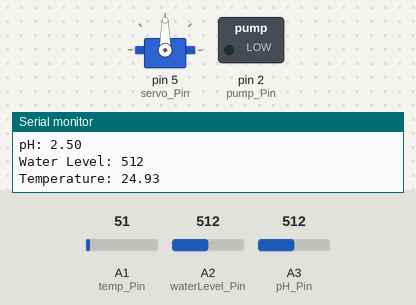
The sketch below on a simulated Arduino Uno, built with avr-gcc and run on an emulated ATmega328P. On the bench: servo, switched loads named in the sketch (green lamp = pin HIGH), the last lines printed to the serial monitor. The test bench sets the inputs (shaded band); at power-on: A1 (temp_Pin) = 51, A2 (waterLevel_Pin) = 512, A3 (pH_Pin) = 512.

Above: at 2.8 s.
2.9 s: A1 (temp_Pin) set to 69
At 3.8 s:
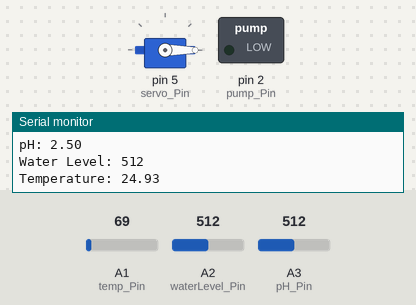
At 5.7 s:
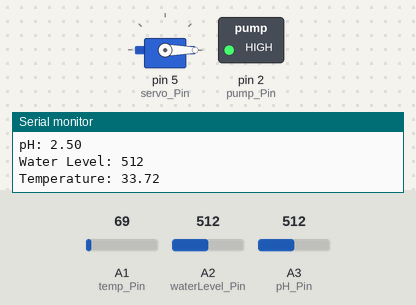
Timing chart, 0 to 12.5 s (numbered marks = the images above; inputs shaded):
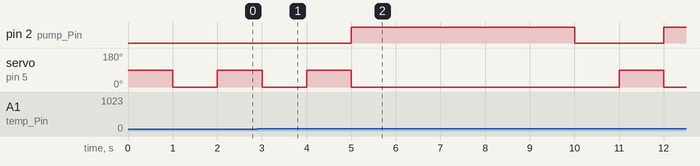

Measured:
- the behaviour switches between 61 and 62 on A1 (temp_Pin) (found by bisection; images 0 and 1)
- after the input at 2.9 s, pin 2 (pump_Pin): LOW → HIGH after 2.1 s, → LOW 5.0 s later, → HIGH 2.0 s later

The sketch:

Smart_aquaculture.ino
```cpp
#include <Servo.h>

// Define pin numbers for components
const int pH_Pin = A3;          // pH sensor analog pin
const int waterLevel_Pin = A2;  // Water level sensor analog pin
const int temp_Pin = A1;        // Temperature sensor analog pin
const int pump_Pin = 2;         // Pump control pin
const int servo_Pin = 5;        // Servo control pin

// Define threshold values
const float pH_Low = 6.5;
const float pH_High = 9;
const int waterLevel_Low = 50; // adjust these values according to your sensor calibration
const int waterLevel_High = 100;
const int temp_High = 30;       // Temperature threshold in Celsius
const int temp_Low = 21;        // Temperature threshold in Celsius
// Create servo object
Servo servoMotor;

void setup() {
  // Initialize serial communication
  Serial.begin(9600);

  // Attach servo to pin
  servoMotor.attach(servo_Pin);

  // Set pump pin as output
  pinMode(pump_Pin, OUTPUT);
}

void loop() {
  // Read sensor values
  float pH_Value = analogRead(pH_Pin)* 0.00488758553; // Convert analog value to voltage
  int waterLevel_Value = analogRead(waterLevel_Pin);
  int temp_Value = analogRead(temp_Pin);

  // Convert temperature sensor value to Celsius
  float temp_Celsius = (temp_Value / 1023.0) * 5.0 * 100.0;

  // Print sensor values
  Serial.print("pH: ");
  Serial.println(pH_Value);
  Serial.print("Water Level: ");
  Serial.println(waterLevel_Value);
  Serial.print("Temperature: ");
  Serial.println(temp_Celsius);

  // Check pH levels and control servo
  if (pH_Value < pH_Low) {
    // Add base
    servoMotor.write(90); // Adjust angle as per your requirement
    delay(1000); // Delay for servo to act
    servoMotor.write(0); // Return to initial position
  } else if (pH_Value > pH_High) {
    // Add acid
    servoMotor.write(180); // Adjust angle as per your requirement
    delay(1000); // Delay for servo to act
    servoMotor.write(0); // Return to initial position
  }

  // Check water level and control pump
  if (waterLevel_Value < waterLevel_Low) {
    // Turn on pump
    digitalWrite(pump_Pin, HIGH);
  } else if (waterLevel_Value > waterLevel_High) {
    // Turn off pump
    digitalWrite(pump_Pin, LOW);
  }

  // Check temperature and add water if too high
  if (temp_Celsius > temp_High) {
    // Turn on pump
    digitalWrite(pump_Pin, HIGH);
    delay(5000); // Pump water for 5 seconds
    digitalWrite(pump_Pin, LOW);
  }

  // Wait for some time before next iteration
  delay(1000); // Adjust delay time as per your requirement
}
```
